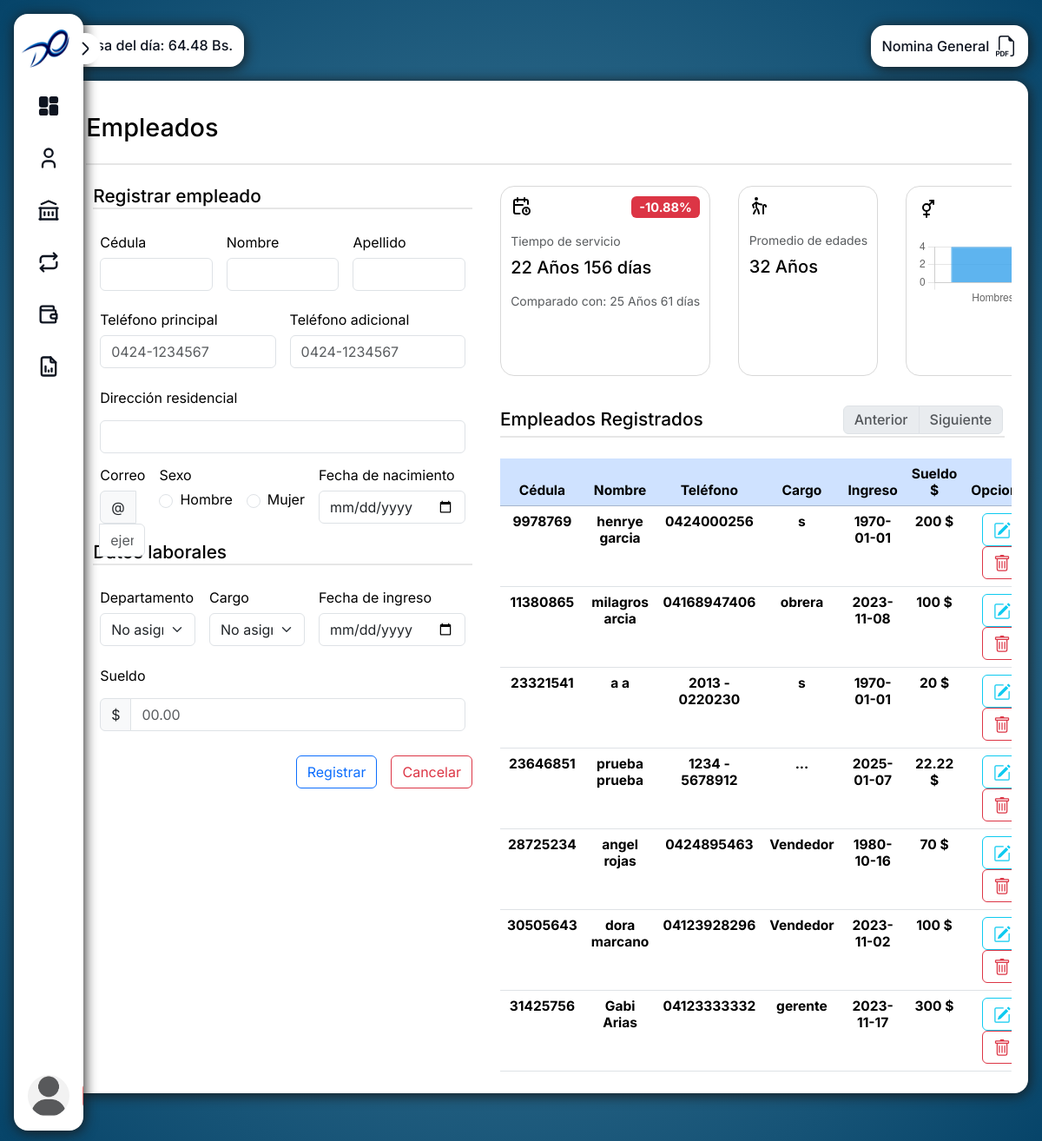
Screenshot of /view/Empleados.php (signed in) with the database file from the repository.
### tables this page shows
CREATE TABLE `empleados` (
  `cedula` int(8) NOT NULL,
  `nombre` varchar(255) DEFAULT NULL,
  `apellido` varchar(255) DEFAULT NULL,
  `direccion` varchar(255) DEFAULT NULL,
  `correo` varchar(255) DEFAULT NULL,
  `sexo` varchar(255) DEFAULT NULL,
  `edad` date DEFAULT NULL,
  `tlf` varchar(255) DEFAULT NULL,
  `second_tlf` varchar(255) DEFAULT NULL,
  `departamento` varchar(255) DEFAULT NULL,
  `cargo` varchar(255) DEFAULT NULL,
  `f_ingreso` date DEFAULT NULL,
  `sueldo` float DEFAULT NULL,
  `estado` tinyint(1) DEFAULT NULL
);

### PHP/CLASS/conexion_Original.php (called while the page is built, shortened)
<?php
class connect {
 private $dbhost = "localhost";
 private $dbuser = "root";
 private $dbpass = "";
 private $dbname = "disorient_3";
 public function connect_db()
	{
		$con = mysqli_connect($this->dbhost, $this->dbuser, $this->dbpass, $this->dbname);
		if 	(mysqli_connect_error())
		{
			die("Fallo la conexion a BD" . mysqli_connect_error().mysqli_connect_errno());
		}
		else {
			return	$con;
		}
	}
}

### PHP/CLASS/user_Original.php (called while the page is built, shortened)
<?php
include_once "conexion_Original.php";
class Empleado extends connect
{
	public function  View()
	{
		$query="SELECT * FROM empleados WHERE estado = '1'";
  		$result= $this->connect_db()->query($query);
  		$data = array();
  		while ($row = mysqli_fetch_assoc($result)) {
    	$data[] = $row;
  		}
  		return $data;
	}
}
class Nomina extends connect
{
	public function  View_Active_Search_Nomina($cedula)
	{
		$query="SELECT * FROM empleados WHERE cedula='$cedula' AND estado=1 ";
  		$result= $this->connect_db()->query($query);
 			if ($result->num_rows > 0)
 			{
      			$data = $result->fetch_assoc();
      			return $data;
      		}
	}
	public function DaysOff($cedula, $fechActual)
	{
		$dato = $this->View_Active_Search_Nomina($cedula);
		$fresult = date_diff(date_create($dato['f_ingreso']), date_create($fechActual))->y;
		return $fresult;
	}
	public function Time_Service()
	{	$empleado = new Empleado();
	    $empleados = $empleado->View();
		$sumaTiempoServicio = 0;
		$numeroEmpleados = 0;
		foreach ($empleados as $empleado) {
			$sumaTiempoServicio += $this->DaysOff($empleado['cedula'], date('Y-m-d'));
			$numeroEmpleados++;
		}
		$promedioTiempoServicio = $sumaTiempoServicio / $numeroEmpleados;
		return $promedioTiempoServicio;
	}
	}
$Empleado = new Empleado();

### View/Components/Tables/Tablas-empleados.php (the view, shortened to what this page needs)
<?php
$elementosPorPagina = 7;
$datos = $Empleado->View();
$totalElementos = count($datos);
$totalPaginas = ceil($totalElementos / $elementosPorPagina);
$paginaActual = isset($_GET['pagina']) ? (int)$_GET['pagina'] : 1;
$inicio = ($paginaActual - 1) * $elementosPorPagina;
$datosPagina = array_slice($datos, $inicio, $elementosPorPagina);
?>
<div class="table__information">
		<h4> Empleados Registrados
			<nav aria-label="Page navigation">
			<ul class="pagination">
				<li class="page-item <?php if ($paginaActual == 1) echo 'disabled'; ?>">
					<a class="page-link" href="?pagina=<?php echo max(1, $paginaActual - 1); ?>" tabindex="-1">Anterior</a>
				</li>
				<li class="page-item <?php if ($paginaActual == $totalPaginas) echo 'disabled'; ?>">
					<a class="page-link" href="?pagina=<?php echo min($totalPaginas, $paginaActual + 1); ?>">Siguiente</a>
				</li>
			</ul>
			</nav>
		</h4>
    <table class="table">
        <thead class="table-primary">
            <tr>
                <th scope="col"> Cédula </th>
                <th scope="col"> Nombre </th>
                <th scope="col"> Teléfono </th>
                <th scope="col"> Cargo </th>
                <th scope="col"> Ingreso </th>
                <th scope="col"> Sueldo $ </th>
                <?php if ($_SESSION['type'] == 'Gerencia'){?>
                <th scope="col"> Opciones </th>
                <?php } ?>
            </tr>
        </thead>
        <tbody>
            <?php
            foreach ($datosPagina as $dato) {
                echo '<tr>';
                echo '<th scope="col">' . $dato['cedula'] . '</th>';
                echo '<th scope="col">' . $dato['nombre'] . ' ' .$dato['apellido'].'</th>';
                echo '<th scope="col">' . $dato['tlf'] . '</th>';
                echo '<th scope="col">' . $dato['cargo'] . '</th>';
                echo '<th scope="col">' . $dato['f_ingreso'] . '</th>';
                echo '<th scope="col">' . $dato['sueldo'] . ' $</th>';
                if ($_SESSION['type'] == 'Gerencia') {
                    echo '<th scope="col">';
                    echo '<a name="btn1" class="btn btn-outline-info" onclick="cargarEmpleado(\'' . $dato['cedula'] . '\')">
                        <svg xmlns="http://www.w3.org/2000/svg" width="20" height="20" fill="currentColor" class="bi bi-pencil-square" viewBox="0 0 16 16">
                            <path d="M15.502 1.94a.5.5 0 0 1 0 .706L14.459 3.69l-2-2L13.502.646a.5.5 0 0 1 .707 0l1.293 1.293zm-1.75 2.456-2-2L4.939 9.21a.5.5 0 0 0-.121.196l-.805 2.414a.25.25 0 0 0 .316.316l2.414-.805a.5.5 0 0 0 .196-.12l6.813-6.814z"/>
                            <path fill-rule="evenodd" d="M1 13.5A1.5 1.5 0 0 0 2.5 15h11a1.5 1.5 0 0 0 1.5-1.5v-6a.5.5 0 0 0-1 0v6a.5.5 0 0 1-.5.5h-11a.5.5 0 0 1-.5-.5v-11a.5.5 0 0 1 .5-.5H9a.5.5 0 0 0 0-1H2.5A1.5 1.5 0 0 0 1 2.5z"/>
                        </svg>
                    </a>
                    <a name="btn2" class="btn btn-outline-danger" onclick="return confirmar(\'' . $dato['cedula'] . '\')">
                        <svg xmlns="http://www.w3.org/2000/svg" width="20" height="20" fill="currentColor" class="bi bi-trash" viewBox="0 0 16 16">
                            <path d="M5.5 5.5A.5.5 0 0 1 6 6v6a.5.5 0 0 1-1 0V6a.5.5 0 0 1 .5-.5m2.5 0a.5.5 0 0 1 .5.5v6a.5.5 0 0 1-1 0V6a.5.5 0 0 1 .5-.5m3 .5a.5.5 0 0 0-1 0v6a.5.5 0 0 0 1 0z"/>
                            <path d="M14.5 3a1 1 0 0 1-1 1H13v9a2 2 0 0 1-2 2H5a2 2 0 0 1-2-2V4h-.5a1 1 0 0 1-1-1V2a1 1 0 0 1 1-1H6a1 1 0 0 1 1-1h2a1 1 0 0 1 1 1h3.5a1 1 0 0 1 1 1zM4.118 4 4 4.059V13a1 1 0 0 0 1 1h6a1 1 0 0 0 1-1V4.059L11.882 4zM2.5 3h11V2h-11z"/>
                        </svg>
                    </a>';
                    echo '</th>';
                }
                echo '</tr>';
            }
            ?>
        </tbody>
    </table>
</div>

### CSS/alerts.css (style rules this page uses)
:root { --notification-background: #313e2c; --notification-primary: #aaec8a; --background: #0d110e; }

### CSS/Search-box.css (style rules this page uses)
:root { --bg: #F0F0F0; --input-bg: white; --text-search: #27292B; --item-hover: #f6f6f6; }

### CSS/struct.css (style rules this page uses)
:root { --primary-color: #191919; --white: #FFFFFF; --sidebar-hover: #d8dde0; --sidebar-bg: #FFFFFF; --bg: radial-gradient(circle, #5790AB, #064469); --text-link: #0E1420; --logout: #FA7575; --headline-text: #546471; --text: #E7EAEE; --divider-bg: var(--bg); --border-color: var(--bg); }
html { height: 100%; }
* { margin: 0; padding: 0; box-sizing: border-box; }
body { font-family: 'Inter', sans-serif; font-size: 16px; padding: 1rem; height: 100%; background: var(--bg); }
.block h4 { min-height: 1.7rem; font-size: 1.3rem; border-bottom: 2px solid rgba(128, 128, 128, 0.2); margin-bottom: 1.5rem; display: flex; justify-content: space-between; align-items: center; }
.pagination { margin: .1rem; }
.table thead, .table tbody { text-align: center; font-size: .97rem; }

### rows the page displays
empleados: cedula "9978769", nombre "henrye", apellido "garcia", tlf "0424000256", cargo "s", f_ingreso "1970-01-01", sueldo "200"
empleados: cedula "11380865", nombre "milagros", apellido "arcia", tlf "04168947406", cargo "obrera", f_ingreso "2023-11-08", sueldo "100"
empleados: cedula "23321541", nombre "a", apellido "a", tlf "2013 - 0220230", cargo "s", f_ingreso "1970-01-01", sueldo "20"
empleados: cedula "23646851", nombre "prueba", apellido "prueba", tlf "1234 - 5678912", cargo "...", f_ingreso "2025-01-07", sueldo "22.22"
empleados: cedula "28725234", nombre "angel", apellido "rojas", tlf "0424895463", cargo "Vendedor", f_ingreso "1980-10-16", sueldo "70"
empleados: cedula "30505643", nombre "dora", apellido "marcano", tlf "04123928296", cargo "Vendedor", f_ingreso "2023-11-02", sueldo "100"
empleados: cedula "31425756", nombre "Gabi", apellido "Arias", tlf "04123333332", cargo "gerente", f_ingreso "2023-11-17", sueldo "300"

### other values shown
$_SESSION['TasaBCV'] "64.48"
$revenue "-10.88"
$year "22"
$day "156"
$Ayear "25"
$Aday "61"
$edad "32"
